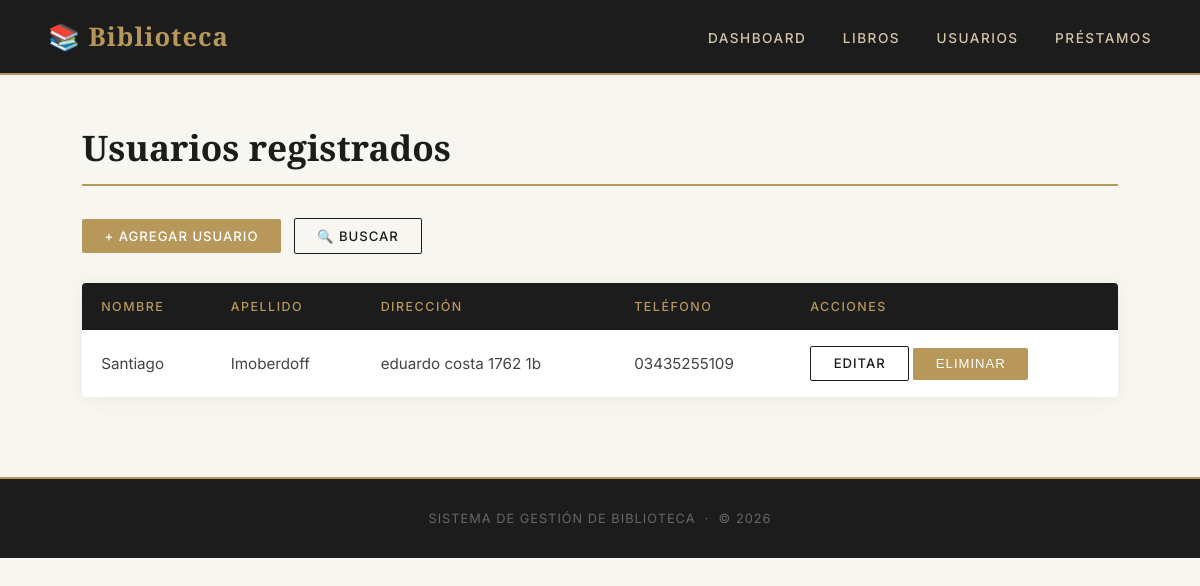
/usuarios/, run on an earlier commit of the app's database.
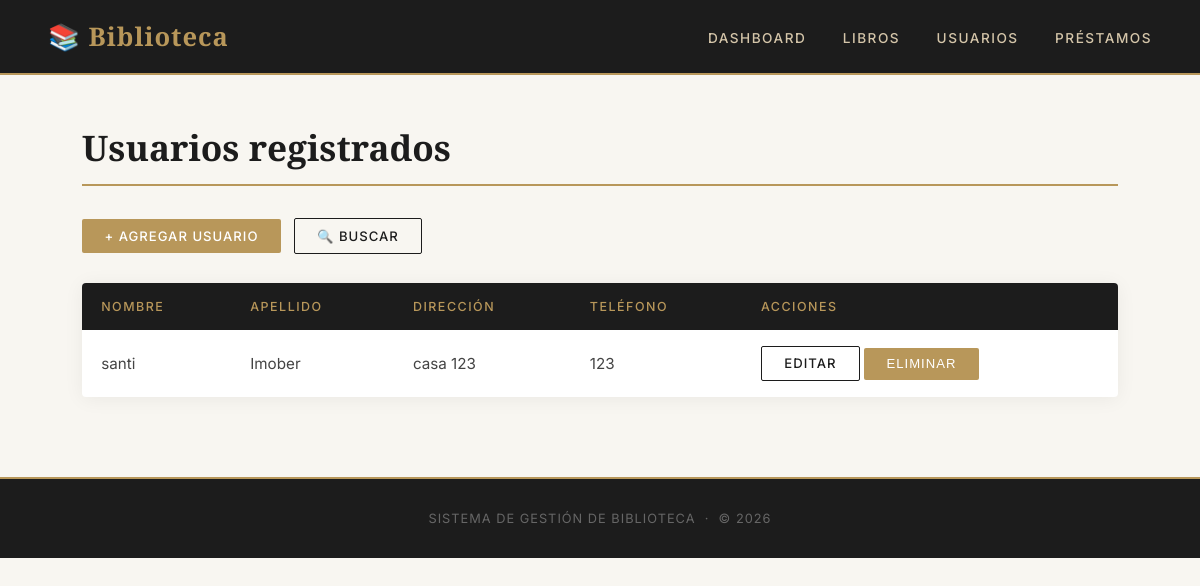
And on a later commit of the database.
### app/models/usuario.py (models this page shows)
class Usuario(db.Model):
    __tablename__ = 'usuarios'
    id = db.Column(db.Integer, primary_key=True)
    nombre = db.Column(db.String(200), nullable=False)
    apellido = db.Column(db.String(100), nullable=False)
    direccion = db.Column(db.String(100), nullable=False)
    telefono = db.Column(db.String(100), nullable=False)

### app/routes/usuarios.py (the view)
@usuarios_bp.route('/')
def listar():
    usuarios = Usuario.query.all()
    return render_template('usuarios/listar.html', usuarios=usuarios)

### app/templates/usuarios/listar.html (shortened to what this page needs)
{% extends 'base.html' %}
{% block content %}
<h1>Usuarios registrados</h1>
<div class="actions">
    <a href="/usuarios/agregar" class="btn">+ Agregar usuario</a>
    <a href="/usuarios/buscar" class="btn-secondary">🔍 Buscar</a>
</div>
<table>
    <thead>
        <tr>
            <th>Nombre</th>
            <th>Apellido</th>
            <th>Dirección</th>
            <th>Teléfono</th>
            <th>Acciones</th>
        </tr>
    </thead>
    <tbody>
        {% for usuario in usuarios %}
        <tr>
            <td>{{ usuario.nombre }}</td>
            <td>{{ usuario.apellido }}</td>
            <td>{{ usuario.direccion }}</td>
            <td>{{ usuario.telefono }}</td>
            <td>
                <a href="/usuarios/editar/{{ usuario.id }}" class="btn-secondary">Editar</a>
                <form method="POST" action="/usuarios/eliminar/{{ usuario.id }}" class="inline">
                    <button type="submit">Eliminar</button>
                </form>
            </td>
        </tr>
        {% endfor %}
    </tbody>
</table>
{% endblock %}

What changed in the data, as far as the page shows it:
changed Usuario: nombre "Santiago" → "santi"; apellido "Imoberdoff" → "Imober"; direccion "eduardo costa 1762 1b" → "casa 123"; telefono "03435255109" → "123"
